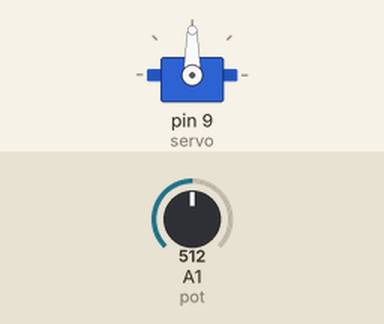
This sketch was run on a simulated Arduino Uno, built with avr-gcc and run on an emulated ATmega328P. On the bench: servo. Inputs (shaded band) come from the test bench; at power-on: A1 (pot) = 512.

Above: at 1.2 s.
1.3 s: A1 (pot) set to 716
At 1.7 s:
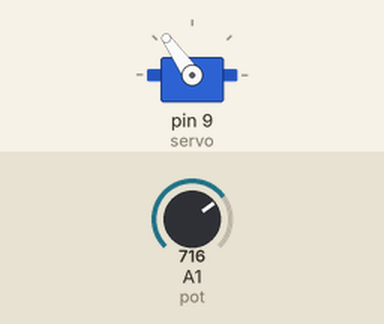
2.8 s: A1 (pot) set to 900
At 4.0 s:
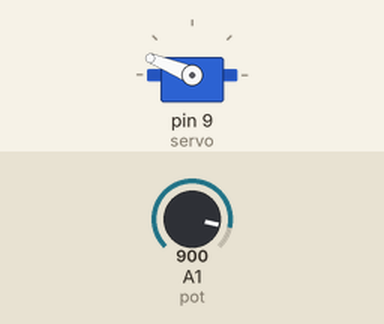
4.3 s: A1 (pot) set to 1023
At 5.3 s:
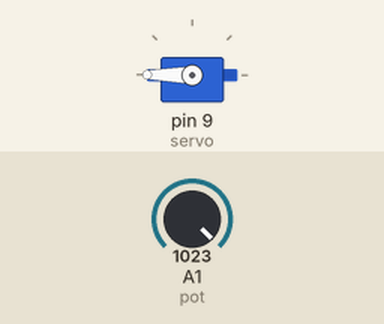
5.8 s: A1 (pot) set to 306
At 6.3 s:
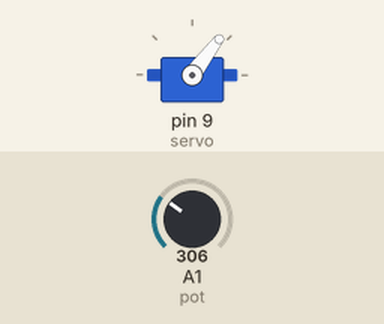
7.3 s: A1 (pot) set to 122
At 8.7 s:
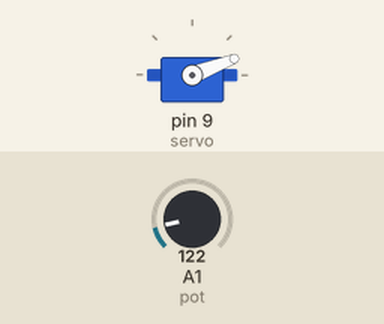
Timing chart, 0 to 9.8 s (numbered marks = the images above; inputs shaded):
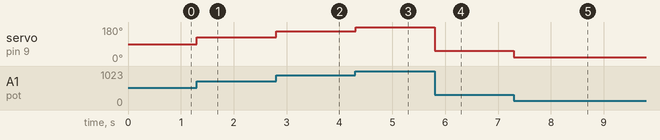

Measured:
- after the input at 1.3 s, servo on pin 9 (servo): 90° → 125° at once
- after the input at 2.8 s, servo on pin 9 (servo): 125° → 158° at once
- after the input at 4.3 s, servo on pin 9 (servo): 158° → 180° at once
- after the input at 5.8 s, servo on pin 9 (servo): 180° → 53° at once
- after the input at 7.3 s, servo on pin 9 (servo): 53° → 21° at once

The sketch:

pot_controlled_servo.ino
```cpp
#include <Servo.h> //add servo library

Servo myServo; //create a servo object

int servo=9;
int pot=A1;
int pVal=0;
int angle=0;
int dt=5;

void setup() {
  // put your setup code here, to run once:
  Serial.begin(9600);
  myServo.attach(servo); // attaches servo "object" to servo pin
  pinMode(pot,INPUT);


}

void loop() {
  // put your main code here, to run repeatedly:
  pVal=analogRead(pot); //looks at voltage on pin & converts into 0-1023
  angle=map(pVal, 0, 1023, 0, 180); //converts pot position into servo angle
  myServo.write(angle); //sends control signal to servo
  delay(dt);
}
```
